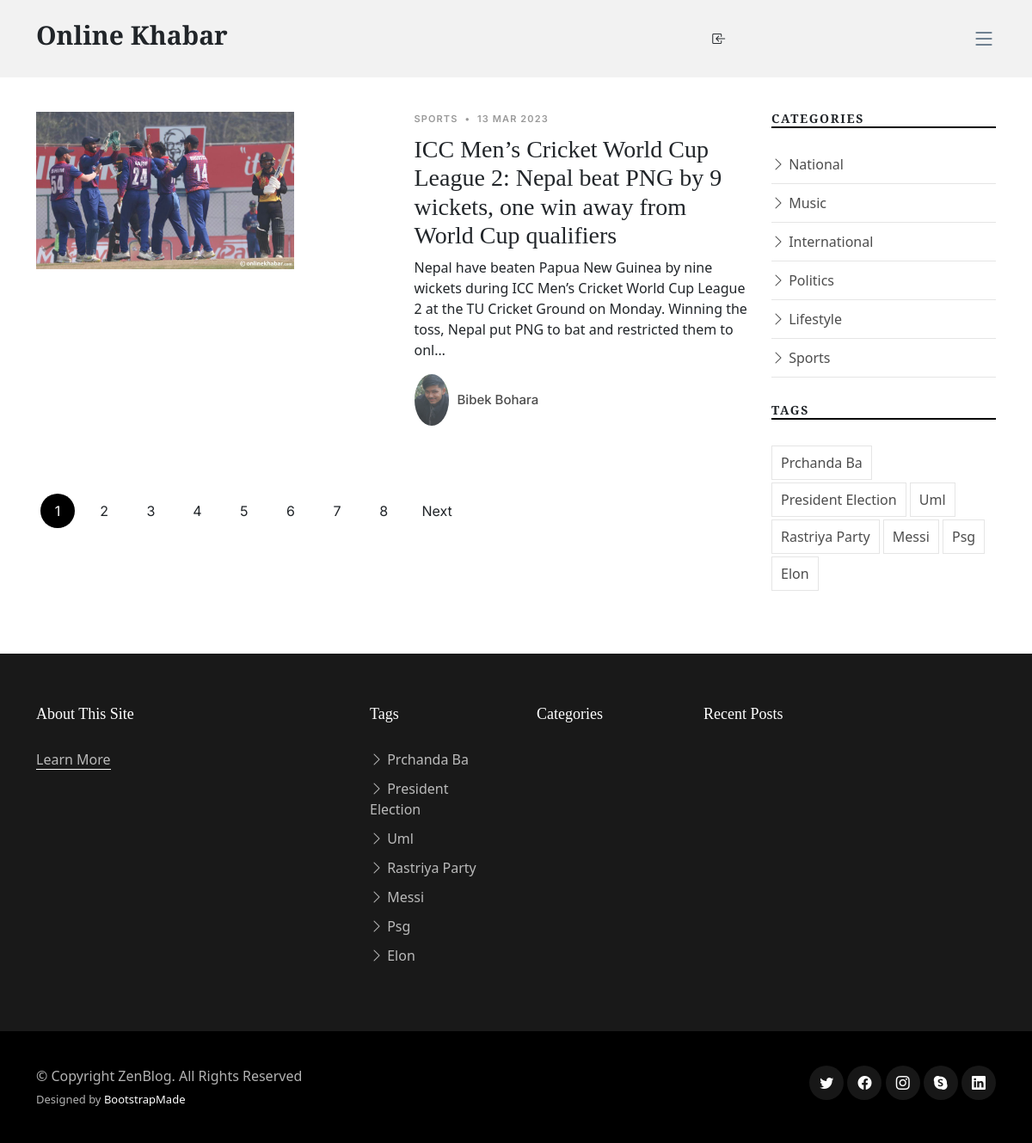
The page /post-catgtegory on the database its author committed.
### newspaper_blog/models.py (models this page shows, shortened)
class TimeStampModel(models.Model):
    created_at =models.DateTimeField(auto_now_add=True)
    updated_at=models.DateTimeField(auto_now=True)
    class  Meta:
        abstract = True

class Post(TimeStampModel):
    STATUS_CHOICES =[
        ("active", "Active"),
        ("in_active","Inactive"),
    ]
    title =models.CharField(max_length=250)
    content = models.TextField()
    featured_image = models.ImageField(upload_to="post_images/%Y/%m/%d", blank=False)
    author = models.ForeignKey("auth.User", on_delete=models.CASCADE)
    published_at = models.DateTimeField(null=True, blank=True)
    status = models.CharField(max_length=20, choices=STATUS_CHOICES, default=0)
    category = models.ForeignKey(Category, on_delete=models.CASCADE)
    tag = models.ManyToManyField(Tag)
    views_count=models.PositiveBigIntegerField(default=0)

class Category(TimeStampModel):
    name = models.CharField(max_length=20)

class Tag(TimeStampModel):
    name = models.CharField(max_length=20)

### newspaper_blog/views.py (the view)
class PostCategoryView(ListView):
    model = Post
    template_name = "zennews/category_post.html"
    context_object_name ="posts"
    queryset = Post.objects.filter(status="active", published_at__isnull=False).order_by("-published_at")[:8]
    paginate_by = 1
    def get_context_data(self,*args,**kwargs):
        context = super().get_context_data(*args, **kwargs)
        context["trending_posts"]=(
            Post.objects.filter(status="active", published_at__isnull=False)
            .order_by("-views_count")[:5]
        )
        context["latest_posts"]=Post.objects.filter(status="active", published_at__isnull=False).order_by("-published_at")[:5]
        context["popular_posts"]=Post.objects.filter(status="active", published_at__isnull=False).order_by("-tag")[:5]
        context["category_posts"]=Post.objects.filter(status="active", published_at__isnull=False).order_by("-published_at")
        return context

### newspaper_blog/navigation.py (called while the page is built)
def navigation(request):
    categories = Category.objects.all()
    tags = Tag.objects.all()[:7]
    top_categories = (
        Post.objects.values("category__pk", "category__name")
        .annotate(
            pk=F("category__pk"), name=F("category__name"),max_views=Sum("views_count")
        )
        .order_by("-max_views")
        .values("pk","name","max_views")
    )
    return{
        "categories":categories,
        "tags":tags,
        "top_categories":top_categories,
    }

### templates/zennews/category_post.html
{% extends 'zennews/base.html' %}
{% block content  %}
{% load static %}
<main id="main">
    <section>
      <div class="container">
        <div class="row">
          <div class="col-md-9" data-aos="fade-up">
            {% for post in posts %}
            <div class="d-md-flex post-entry-2 half">
                <a href="{% url 'post-detail' post.pk %}" class="me-4 thumbnail">
                    <img src="{{post.featured_image.url}}" alt="{{post.title}}" class="img-fluid" width="300px">
                </a>
              <div>
                <div class="post-meta"><span class="date">{{post.category.name}}</span> <span class="mx-1">&bullet;</span> <span>{{post.published_at|date:"j M Y "}}</span></div>
                <h3><a href="{% url 'post-detail' post.pk %}">{{ post.title}}</a></h3>
                <p>{{post.content|truncatechars:200}}</p>
                <div class="d-flex align-items-center author">
                  <div class="photo"><img src="{% static 'assets/img/photos.jpg'%}" alt="" class="img-fluid"></div>
                  <div class="name">
                      <h3 class="m-0 p-0">{{post.author.get_full_name}} </h3>
                    </div>
                </div>
            </div>
        </div>
        {% endfor %}
{% include "zennews/pagination.html" %}
    </div>
          <div class="col-md-3">
            {% include "zennews/detail/left/category.html" %}
            {% include "zennews/detail/left/tag.html" %}
          </div>
        </div>
      </div>
    </section>
  </main>
{% endblock content  %}

### templates/zennews/detail/left/category.html
<div class="aside-block">
    <h3 class="aside-title">Categories</h3>
    <ul class="aside-links list-unstyled">
      {% for category in categories %}
      <li><a href="{% url 'post-by-category' category.pk %}"><i class="bi bi-chevron-right"></i> {{category.name|title}}</a></li>
      {% endfor %}
    </ul>
  </div>

### templates/zennews/detail/left/tag.html
<div class="aside-block">
    <h3 class="aside-title">Tags</h3>
    <ul class="aside-tags list-unstyled">
      {% for tag  in tags %}
      <li><a href="{% url 'post-by-tag' tag.pk %}">{{tag.name|title}}</a></li>
      {% endfor %}
    </ul>
  </div>

### templates/zennews/footer/footer.html (shortened to what this page needs)
  <footer id="footer" class="footer">
    <div class="footer-content">
      <div class="container">
        <div class="row g-5">
          <div class="col-lg-4">
            <h3 class="footer-heading">About This Site</h3>
            <p><a href="{% url 'about' %}" class="footer-link-more">Learn More</a></p>
          </div>
          <div class="col-6 col-lg-2">
            <h3 class="footer-heading">Tags</h3>
            <ul class="footer-links list-unstyled">
              {% for tag  in tags %}
              <li><a href="category.html"><i class="bi bi-chevron-right"></i> {{tag.name|title}}</a></li>
              {% endfor %}
            </ul>
          </div>
          <div class="col-6 col-lg-2">
            <h3 class="footer-heading">Categories</h3>
          </div>
          <div class="col-lg-4">
            <h3 class="footer-heading">Recent Posts</h3>
          </div>
        </div>
      </div>
    </div>
    <div class="footer-legal">
      <div class="container">
        <div class="row justify-content-between">
          <div class="col-md-6 text-center text-md-start mb-3 mb-md-0">
            <div class="copyright">
              © Copyright <strong><span>ZenBlog</span></strong>. All Rights Reserved
            </div>
            <div class="credits">
              Designed by <a href="https://bootstrapmade.com/">BootstrapMade</a>
            </div>
          </div>
          <div class="col-md-6">
            <div class="social-links mb-3 mb-lg-0 text-center text-md-end">
              <a href="#" class="twitter"><i class="bi bi-twitter"></i></a>
              <a href="#" class="facebook"><i class="bi bi-facebook"></i></a>
              <a href="#" class="instagram"><i class="bi bi-instagram"></i></a>
              <a href="#" class="google-plus"><i class="bi bi-skype"></i></a>
              <a href="#" class="linkedin"><i class="bi bi-linkedin"></i></a>
            </div>
          </div>
        </div>
      </div>
    </div>
  </footer>

### static/assets/css/variables.css (style rules this page uses)
:root { --font-default: 'EB Garamond', system-ui, -apple-system, "Segoe UI", Roboto, "Helvetica Neue", Arial, "Noto Sans", "Liberation Sans", sans-serif, "Apple Color Emoji", "Segoe UI Emoji", "Segoe UI Symbol", "Noto Color Emoji"; --font-primary: 'EB Garamond', serif; --font-secondary: 'Inter', sans-serif; --color-default: #212529; --color-default-rgb: 33, 37, 41; --color-links: #212529; --color-links-hover: #15171a; --color-primary: #212529; --color-primary-light: #26282c; --color-primary-dark: #0b0c0e; --color-primary-rgb: 33, 37, 41; --color-primary-light-rgb: 38, 40, 44; --color-primary-dark-rgb: 11, 12, 14; --color-secondary: #596d80; --color-secondary-light: #8498aa; --color-secondary-dark: #404f5c; --color-secondary-rgb: 89, 109, 128; --color-secondary-light-rgb: 132, 152, 170; --color-secondary-dark-rgb: 64, 79, 92; --color-blue: #0d6efd; --color-blue-rgb: 13, 110, 253; --color-indigo: #6610f2; --color-indigo-rgb: 102, 16, 242; --color-purple: #6f42c1; --color-purple-rgb: 111, 66, 193; --color-pink: #f3268c; --color-pink-rgb: 243, 38, 140; --color-red: #df1529; --color-red-rgb: 223, 21, 4; --color-orange: #fd7e14; --color-orange-rgb: 253, 126, 20; --color-yellow: #ffc107; --color-yellow-rgb: 255, 193, 7; --color-green: #059652; --color-green-rgb: 5, 150, 82; --color-teal: #20c997; --color-teal-rgb: 32, 201, 151; --color-cyan: #0dcaf0; --color-cyan-rgb: 13, 202, 240; --color-white: #ffffff; --color-white-rgb: 255, 255, 255; --color-gray: #6c757d; --color-gray-rgb: 108, 117, 125; --color-black: #000000; --color-black-rgb: 0, 0, 0; }
:root { --bs-blue: var(--color-blue); --bs-indigo: var(--color-indigo); --bs-purple: var(--color-purple); --bs-pink: var(--color-pink); --bs-red: var(--color-red); --bs-orange: var(--color-orange); --bs-yellow: var(--color-yellow); --bs-green: var(--color-green); --bs-teal: var(--color-teal); --bs-cyan: var(--color-cyan); --bs-white: var(--color-white); --bs-gray: var(--color-gray); --bs-gray-dark: #343a40; --bs-gray-100: #f8f9fa; --bs-gray-200: #e9ecef; --bs-gray-300: #dee2e6; --bs-gray-400: #ced4da; --bs-gray-500: #adb5bd; --bs-gray-600: #6c757d; --bs-gray-700: #495057; --bs-gray-800: #343a40; --bs-gray-900: #212529; --bs-primary: var(--color-blue); --bs-secondary: var(--color-blue); --bs-success: #198754; --bs-info: #0dcaf0; --bs-warning: #ffc107; --bs-danger: #dc3545; --bs-light: #f8f9fa; --bs-dark: #212529; --bs-primary-rgb: var(--color-primary-rgb); --bs-secondary-rgb: var(--color-secondary-rgb); --bs-success-rgb: 25, 135, 84; --bs-info-rgb: 13, 202, 240; --bs-warning-rgb: 255, 193, 7; --bs-danger-rgb: 220, 53, 69; --bs-light-rgb: 248, 249, 250; --bs-dark-rgb: 33, 37, 41; --bs-white-rgb: var(--color-white-rgb); --bs-black-rgb: var(--color-black-rgb); --bs-body-color-rgb: var(--color-default-rgb); --bs-body-bg-rgb: 255, 255, 255; --bs-font-sans-serif: var(--font-default); --bs-font-monospace: SFMono-Regular, Menlo, Monaco, Consolas, "Liberation Mono", "Courier New", monospace; --bs-gradient: linear-gradient(180deg, rgba(255, 255, 255, 0.15), rgba(255, 255, 255, 0)); --bs-body-font-family: var(--font-default); --bs-body-font-size: 1rem; --bs-body-font-weight: 400; --bs-body-line-height: 1.5; --bs-body-color: var(--color-default); --bs-body-bg: #fff; }

### rows shown on the page
Post: featured_image (picture), category.name "SPORTS", published_at "13 MAR 2023", title "ICC Men’s Cricket World Cup League 2: Nepal beat PNG by 9 wickets, one win away from World Cup qualifiers", content "Nepal have beaten Papua New Guinea by nine wickets during ICC Men’s Cricket World Cup League 2 at the TU Cricket Ground on Monday. Winning the toss, Nepal put PNG to bat and restricted them to onl…", author.get_full_name "Bibek Bohara"
Category: name "National"
Category: name "Music"
Category: name "International"
Category: name "Politics"
Category: name "Lifestyle"
Category: name "Sports"
Tag: name "Prchanda Ba"
Tag: name "President Election"
Tag: name "Uml"
Tag: name "Rastriya Party"
Tag: name "Messi"
Tag: name "Psg"
Tag: name "Elon"

### other values the page prints
{{ i }} "1" "2" "3" "4" "5" "6" "7" "8"
